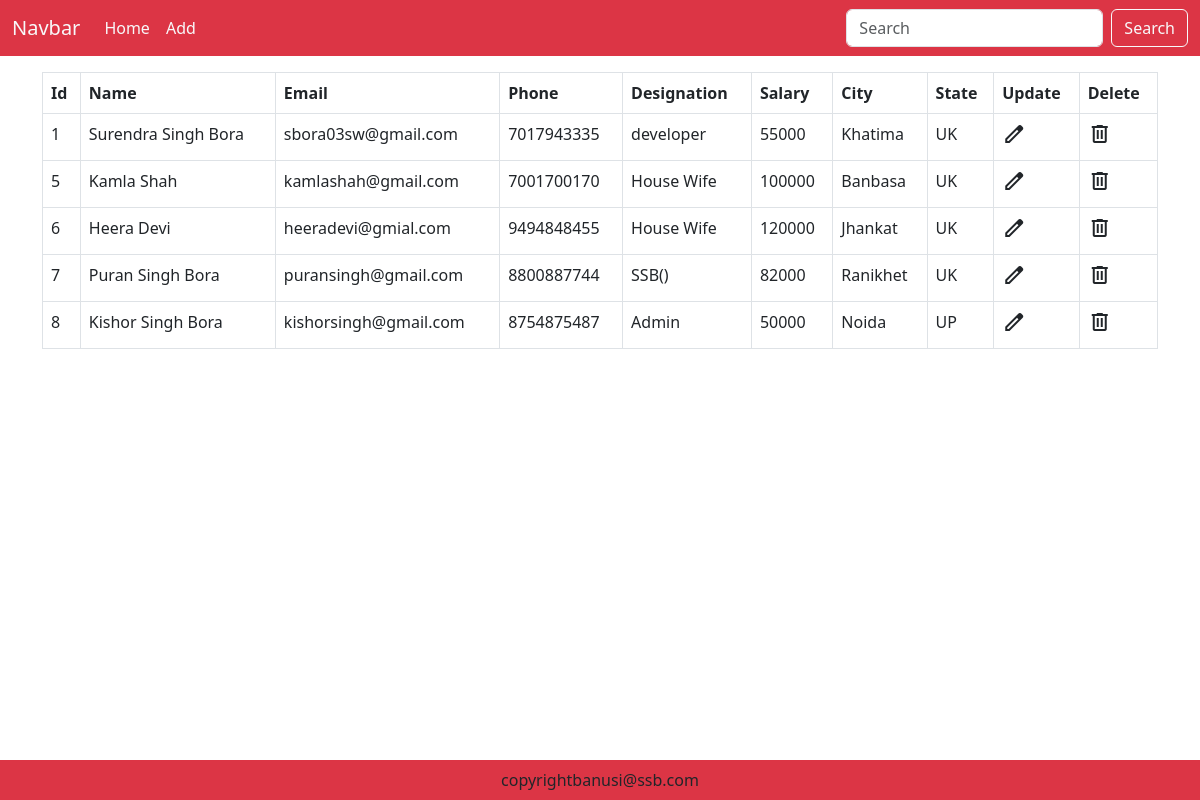
The page / on the database its author committed.
### mainApp/models.py (models this page shows, shortened)
class Employee(models.Model):
    id=models.AutoField(primary_key=True)
    name=models.CharField(max_length=50)
    email=models.EmailField(max_length=50)
    phone=models.CharField(max_length=11)
    dsg=models.CharField(max_length=20)
    salary=models.IntegerField()
    city=models.CharField(max_length=30)
    state=models.CharField(max_length=30)

### mainApp/views.py (the view)
# urls.py: path("",views.homePage),
def homePage(Request):
    data=Employee.objects.all()
    return render(Request,"index.html",{"data":data})

### mainApp/templates/index.html (shortened to what this page needs)
<!DOCTYPE html>
<html lang="en">
  <head>
    <link
      href="https://cdn.jsdelivr.net/npm/bootstrap@5.3.0/dist/css/bootstrap.min.css"
      rel="stylesheet"
    />
  </head>
  <body>
    <nav class="navbar navbar-expand-lg bg-danger mb-3">
      <div class="container-fluid">
        <a class="navbar-brand text-light" href="/">Navbar</a>
        <div class="collapse navbar-collapse" id="navbarSupportedContent">
          <ul class="navbar-nav me-auto mb-2 mb-lg-0">
            <li class="nav-item">
              <a class="nav-link text-light active" aria-current="page" href="/"
                >Home</a
              >
            </li>
            <li class="nav-item">
              <a class="nav-link text-light" href="/add">Add</a>
            </li>
          </ul>
          <form class="d-flex" role="search" action="/search/" method="post">
            <input
              class="form-control me-2"
              type="search"
              placeholder="Search"
              aria-label="Search"
              name="search"
            />
            <button class="btn btn-outline-light" type="submit">Search</button>
          </form>
        </div>
      </div>
    </nav>
    {% block body %}
    <div class="container">
      <table class="table table-bordered">
        <tr>
          <th>Id</th>
          <th>Name</th>
          <th>Email</th>
          <th>Phone</th>
          <th>Designation</th>
          <th>Salary</th>
          <th>City</th>
          <th>State</th>
          <th>Update</th>
          <th>Delete</th>
        </tr>
        {% for item in data %}
        <tr>
          <td>{{item.id}}</td>
          <td>{{item.name}}</td>
          <td>{{item.email}}</td>
          <td>{{item.phone}}</td>
          <td>{{item.dsg}}</td>
          <td>{{item.salary}}</td>
          <td>{{item.city}}</td>
          <td>{{item.state}}</td>
          <td>
            <a href="/update/{{item.id}}"
              ><span class="material-symbols-outlined text-dark">
              </span></a
            >
          </td>
          <td>
            <a href="/delete/{{item.id}}"
              ><span class="material-symbols-outlined text-dark">
                delete</span
              ></a
            >
          </td>
        </tr>
        {% endfor %}
      </table>
    </div>
    {% endblock %}
    <footer class="bg-danger p-2 fixed-bottom">
      <div class="container-fluid text-center">copyrightbanusi@ssb.com</div>
    </footer>
  </body>
</html>

### rows shown on the page
Employee: id "1", name "Surendra Singh Bora", email "sbora03sw@gmail.com", phone "7017943335", dsg "developer", salary "55000", city "Khatima", state "UK"
Employee: id "5", name "Kamla Shah", email "kamlashah@gmail.com", phone "7001700170", dsg "House Wife", salary "100000", city "Banbasa", state "UK"
Employee: id "6", name "Heera Devi", email "heeradevi@gmial.com", phone "9494848455", dsg "House Wife", salary "120000", city "Jhankat", state "UK"
Employee: id "7", name "Puran Singh Bora", email "puransingh@gmail.com", phone "8800887744", dsg "SSB()", salary "82000", city "Ranikhet", state "UK"
Employee: id "8", name "Kishor Singh Bora", email "kishorsingh@gmail.com", phone "8754875487", dsg "Admin", salary "50000", city "Noida", state "UP"
